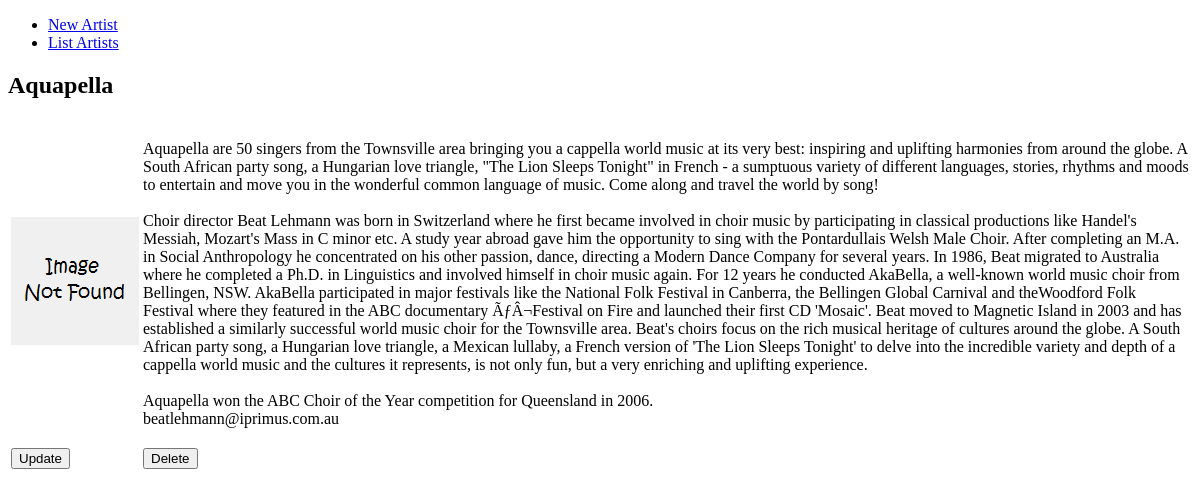
/artist/view.php?id=40, run on the app's committed database.
### tables this page shows
CREATE TABLE `artists` (
	`id`	INTEGER NOT NULL PRIMARY KEY AUTOINCREMENT UNIQUE,
	`name`	TEXT NOT NULL,
	`image`	TEXT NOT NULL,
	`info`	TEXT NOT NULL,
	`is_featured`	INTEGER NOT NULL
);

### artist/view.php (the view, shortened to what this page needs)
<?php
include("../include/utils.php");
include("../include/connect.php");
$sql = $dbh->prepare("SELECT * from artists where id=:id");
$sql->bindValue(":id", $_REQUEST["id"]);
$sql->execute();
$row = $sql->fetch();
$name = $row['name'];
include("../include/header.php");
?>
<h2><?php echo $name; ?></h2>
<form class="artistDisplay" name="artist" method="post" action="<?php echo getLink('/artists/'); ?>">
    <table>
        <tr>
            <td rowspan=2><?php echo getImageElement($row['image']); ?></td>
        </tr>
        <tr>
            <td><p><?php echo str_replace("\n", "<br/>", $row['info']); ?></p></td>
        </tr>
        <tr>
            <td><input type="submit" name="submit" value="Update" class="updateButton"></td>
            <td><input type="submit" name="submit" value="Delete" class="deleteButton"></td>
        </tr>
    </table>
</form>
<?php
    include("../include/footer.php");
?>

### data on the page
artists: name "Aquapella", info "Aquapella are 50 singers from the Townsville area bringing you a cappella world music at its very best: inspiring and uplifting harmonies from around the globe. A South African party song, a Hungarian love triangle, \"The Lion Sleeps Tonight\" in French - a sumptuous variety of different languages, stories, rhythms and moods to entertain and move you in the wonderful common language of music. Come along and travel the world by song! Choir director Beat Lehmann was born in Switzerland where he first became involved in choir music by participating in classical productions like Handel's Messiah, Mozart's Mass in C minor etc. A study year abroad gave him the opportunity to sing with the…"
